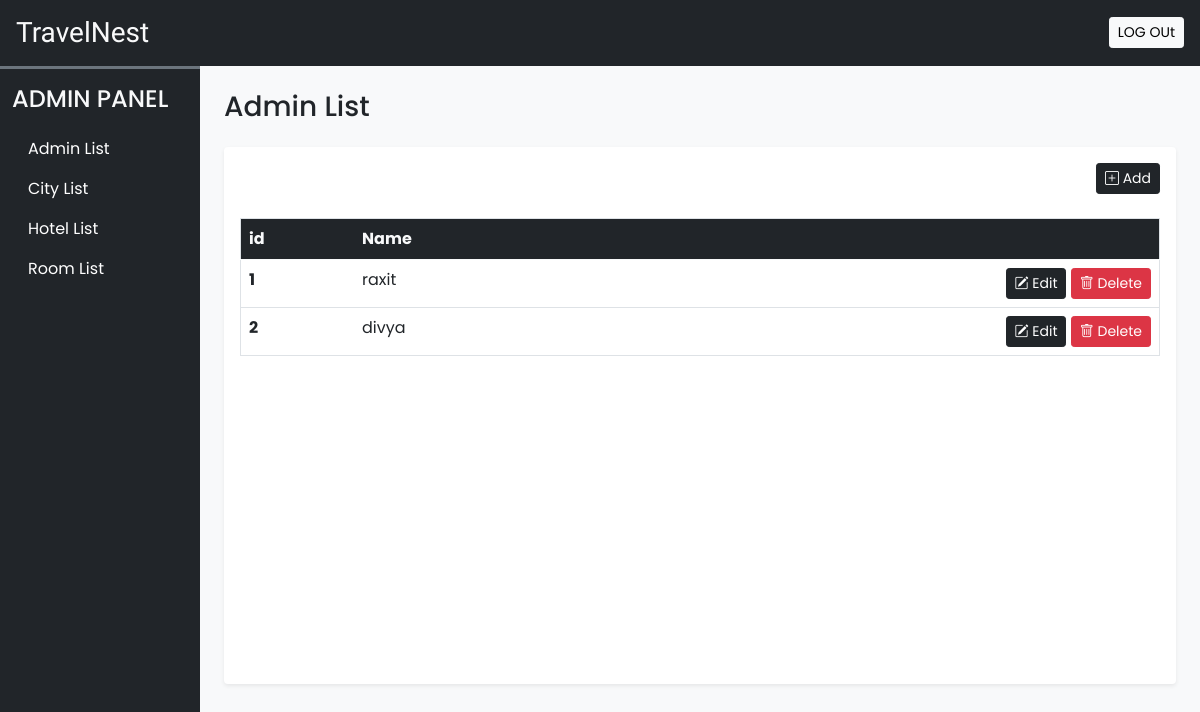
Page /admin/home.php on the committed database.
### tables this page shows
CREATE TABLE `admin_cred` (
  `id` int(11) NOT NULL,
  `admin_name` varchar(150) NOT NULL,
  `admin_pass` varchar(150) NOT NULL
);

### admin/home.php (the view, shortened to what this page needs)
<?php require('include/db_config.php'); ?>
<!DOCTYPE html>
<html lang="en">
<head>
    <?php require('include/links.php'); ?>
</head>
<body class="bg-light">
    <?php require('include/header.php'); ?>
    <div class="container-fluid" id="main-content">
        <div class="row">
            <div class="col-lg-10 ms-auto p-4 overflow-hidden">
                <h3 class="mb-4">Admin List</h3>
                <div class="card border-0 shadow-sm mb-4">
                    <div class="card-body">
                        <div class="text-end mb-4">
                            <button type="button" class="btn btn-dark shadow-none btn-sm" data-bs-toggle="modal" data-bs-target="#add-admin">
                                <i class="bi bi-plus-square"></i> Add
                            </button>
                        </div>
                        <div class="table-responsive-lg" style="height : 450px; overflow-y: scroll;">
                            <table class="table table-hover border">
                                <thead>
                                    <tr class="bg-dark text-light sticky-top">
                                        <th scope="col">id</th>
                                        <th scope="col">Name</th>
                                        <th scope="col"></th>
                                    </tr>
                                </thead>
                                <tbody id="admin-data">
                                    <?php
                                        $sql = "SELECT * FROM admin_cred";
                                        $result = $con->query($sql);
                                        if ($result->num_rows > 0) {
                                            while ($row = $result->fetch_assoc()) {
                                                echo '<tr>';
                                                echo '<th scope="row">' . $row['id'] . '</th>';
                                                echo '<td>' . $row['admin_name'] . '</td>';
                                                echo '<td><div class="text-end">
                                                        <button type="button" class="btn btn-dark shadow-none btn-sm" data-bs-toggle="modal" data-bs-target="#edit-admin' . $row['id'] . '">
                                                        <i class="bi bi-pencil-square"></i>  Edit
                                                        </button>
                                                        <a href="delete_admin.php?id=' . $row['id'] . '" class="btn btn-danger roundes-pill shadow-none btn-sm">
                                                        <i class="bi bi-trash"></i> Delete
                                                        </a></td></div>';
                                            }
                                        } else {
                                            echo '<tr><td colspan="4">No data available</td></tr>';
                                        }
                                    ?>
                        </div>
                    </div>
                </div>
            </div>
</body>
</html>

### admin/css/common.css (style rules this page uses)
:root { --teal:#2ec1ac; --teal_hover:#279e8c; }
* { font-family: 'Poppins', sans-serif; }

### rows in the picture
admin_cred: id "1", admin_name "raxit"
admin_cred: id "2", admin_name "divya"
